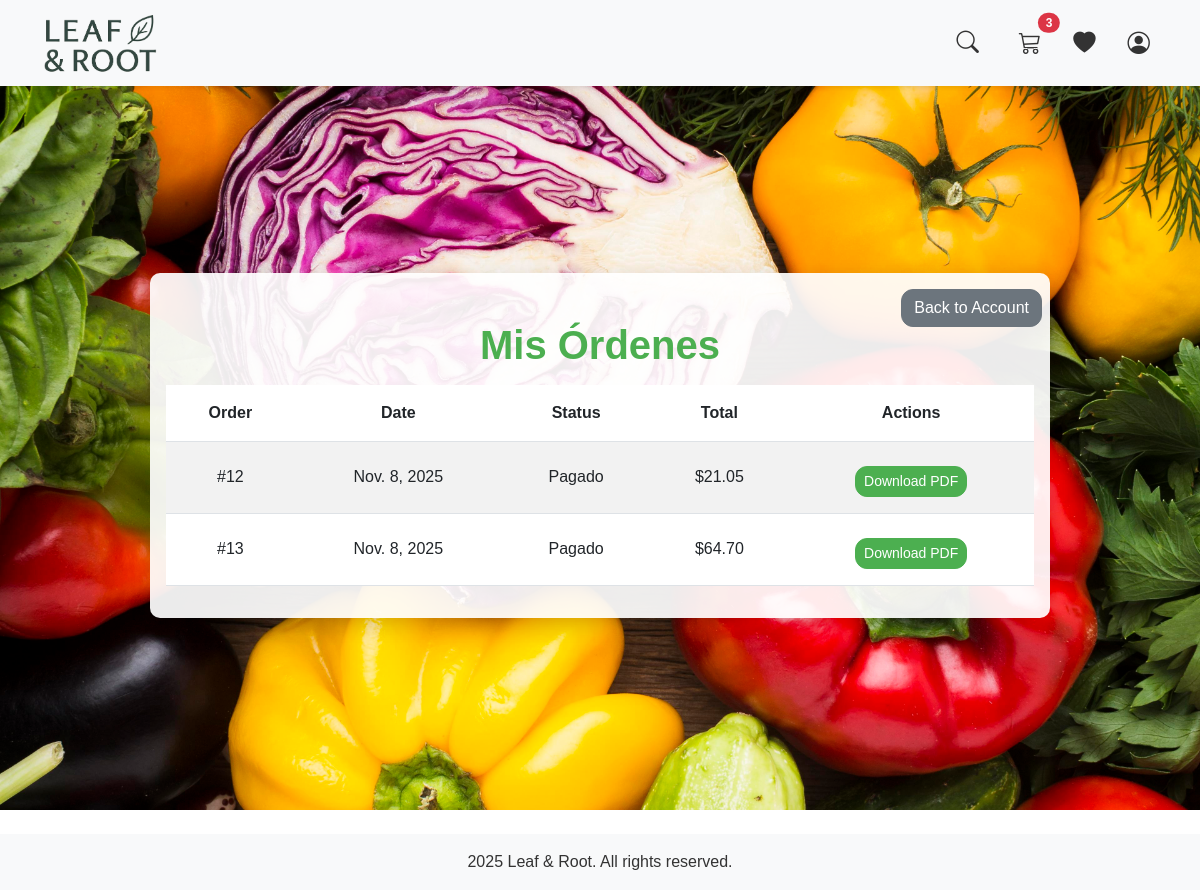
Before: /orders/my-orders/ (signed in) with the older database file.
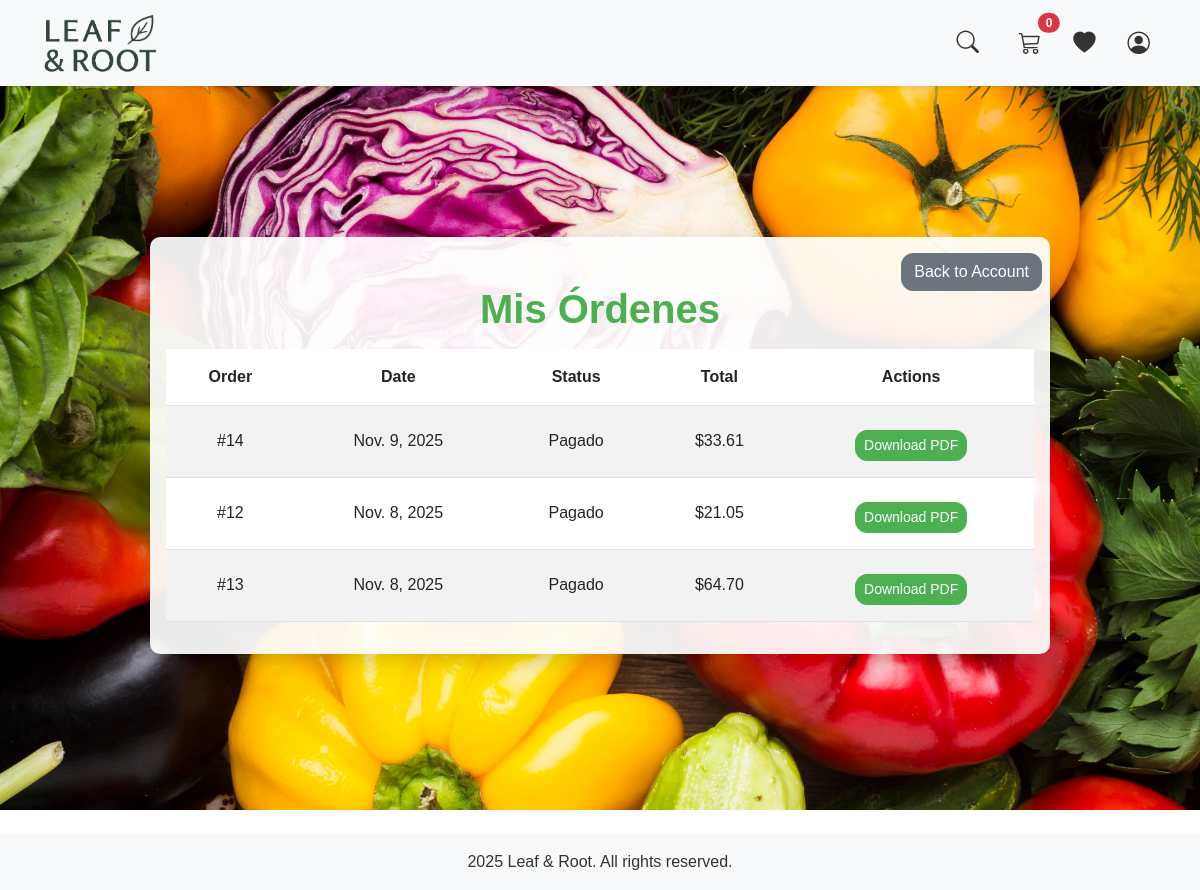
After: the same page with the newer database file.
### users/models.py (models this page shows, shortened)
class Customer(models.Model):
    id_customer = models.AutoField(primary_key=True)
    user = models.OneToOneField(User, on_delete=models.CASCADE, null=True, blank=True)
    name = models.CharField(max_length=200)
    email = models.EmailField(unique=True)
    address = models.CharField(max_length=255)
    phone = models.CharField(max_length=20)
    class Meta:
        verbose_name = "Cliente"
        verbose_name_plural = "Clientes"

### carrito/models.py (models this page shows, shortened)
class Cart(models.Model):
    id_cart = models.AutoField(primary_key=True)
    customer = models.OneToOneField(Customer, on_delete=models.CASCADE)
    def total_items(self):
        return self.items.aggregate(total=models.Sum('quantity'))['total'] or 0 # type: ignore

### ordenes/models.py (models this page shows, shortened)
class Order(models.Model):
    STATUS_CHOICES = [
        ("Pendiente", "Pendiente"),
        ("Pagado", "Pagado"),
        ("Cancelada", "Cancelada"),
    ]
    id_order = models.AutoField(primary_key=True)
    order_date = models.DateField(auto_now_add=True)
    status = models.CharField(max_length=50, choices=STATUS_CHOICES, default="Pendiente")
    cart = models.ForeignKey(Cart, on_delete=models.CASCADE, related_name="orders")
    customer = models.ForeignKey(Customer, on_delete=models.CASCADE)
    class Meta:
        verbose_name = "Orden"
        verbose_name_plural = "Órdenes"

### ordenes/views.py (the view)
# urls.py: path("my-orders/", views.my_orders, name="my_orders"),
@login_required
def my_orders(request):
    customer = get_object_or_404(Customer, user=request.user)
    orders_queryset = Order.objects.filter(customer=customer).order_by('-order_date')
    orders_with_totals = []
    for order in orders_queryset:
        id = order.id_order
        date = order.order_date
        estados = order.status
        items = order.items.all() # type: ignore
        total = sum([item.get_subtotal() for item in items])
        orders_with_totals.append({
            "order": order,
            "items": items,
            "total": total,
        })
    return render(request, "ordenes/my_orders.html", {
        "orders": orders_with_totals
    })

### ordenes/models.py (called while the page is built)
    def get_subtotal(self):
        return self.quantity * self.price

### ordenes/templates/ordenes/my_orders.html (shortened to what this page needs)
{% extends "base.html" %}
{% block content %}
{% load static %}
<link rel="stylesheet" href="{% static 'users/css/auth.css' %}">
<link rel="stylesheet" href="{% static 'store/css/base.css' %}">
<div class="auth-bg account-bg">
  <div class="auth-card">
    <a href="{% url 'account_home' %}" class="btn btn-secondary back-btn">Back to Account</a>
    <h1 class="auth-title">Mis Órdenes</h1>
    {% if orders %}
        <table class="table table-striped">
            <thead>
                <tr>
                    <th>Order</th>
                    <th>Date</th>
                    <th>Status</th>
                    <th>Total</th>
                    <th>Actions</th>
                </tr>
            </thead>
            <tbody>
                {% for order_data in orders %}
                <tr>
                    <td>#{{ order_data.order.id_order }}</td>
                    <td>{{ order_data.order.order_date }}</td>
                    <td>{{ order_data.order.status }}</td>
                    <td>${{ order_data.total }}</td>
                    <td>
                        <a href="{% url 'generate_invoice_pdf' order_data.order.id_order %}" class="btn btn-sm btn-primary" target="_blank">Download PDF</a>
                    </td>
                </tr>
                {% endfor %}
            </tbody>
        </table>
    {% else %}
        <p>You have no orders yet.</p>
    {% endif %}
  </div>
</div>
{% endblock %}

### store/templates/base.html (shortened to what this page needs)
<!DOCTYPE html>
{% load static %}
{% load custom_tags %}
<html lang="es">
<head>
    <link rel="stylesheet" href="https://cdn.jsdelivr.net/npm/bootstrap@5.3.0/dist/css/bootstrap.min.css">
    <link rel="stylesheet" href="https://cdn.jsdelivr.net/npm/bootstrap-icons@1.10.5/font/bootstrap-icons.css">
    <link rel="stylesheet" href="{% static 'store/css/base.css' %}">
    <link rel="stylesheet" href="{% static 'carrito/css/cart.css' %}">
</head>
<body>
    <nav class="navbar navbar-expand-lg navbar-light bg-light fixed-top shadow-sm">
        <div class="container">
            <a class="navbar-brand" href="{% url 'home' %}">
                <img src="{% static 'store/images/logo.png' %}" alt="Leaf & Root" height="60" style="margin-top: 0.01rem; margin-bottom: 0.01rem;">
            </a>
        <div class="collapse navbar-collapse" id="navbarNav">
            <ul class="navbar-nav ms-auto">
                        <li class="nav-item me-3">
                        <button id="searchToggle" class="btn p-0 border-0 bg-transparent d-flex align-items-center justify-content-center" style="height: 40px;">
                            <i class="bi bi-search navbar-icon"></i>
                        </button>
                        </li>
                {% if user.is_authenticated %}
                    {% if not user.is_staff and not user.is_superuser %}
                        <li class="nav-item">
                            <a class="nav-link position-relative" href="{% url 'cart_detail' %}">
                                <i class="bi bi-cart3 navbar-icon"></i>
                                <span id="cartCounter"
                                    class="position-absolute top-0 start-100 translate-middle badge rounded-pill bg-danger">
                                    {{ user.customer.cart.total_items|default:"0" }}
                                </span>
                            </a>
                        </li>
                        <li class="nav-item ms-3">
                            <a class="nav-link position-relative" href="{% url 'wishlist' %}">
                                <i class="bi bi-heart-fill navbar-icon"></i>
                            </a>
                        </li>
                    {% endif %}
                    <li class="nav-item ms-3">
                        <a class="nav-link position-relative" href="{% url 'account_home' %}">
                            <i class="bi bi-person-circle navbar-icon"></i>
                        </a>
                    </li>
                {% endif %}
            </ul>
        </div>
    </div>
    </nav>
    <main id="main" class="container mt-4">
        {% block content %}{% endblock %}
    </main>
    <div class="toast-container position-fixed bottom-0 end-0 p-3" style="z-index: 1080;">
    </div>
</body>
<footer class="mt-4 footer">
    <div class="bg-light text-center py-3 mt-4">
        <p class="mb-0"> 2025 Leaf & Root. All rights reserved.</p>
    </div>
</footer>
</html>

### store/static/store/css/base.css (style rules this page uses)
.navbar-icon { font-size: 1.4rem; color: #333; vertical-align: middle; line-height: 1; transition: color 0.2s, transform 0.2s; cursor: pointer; display: inline-block; }
body { font-family: 'Arial', sans-serif; color: #333; padding-top: 80px; }
button, .btn { border-radius: 12px; transition: background-color 0.3s ease, transform 0.2s ease; }
.btn-primary { background-color: #4CAF50; border-color: #4CAF50; color: white; }

### users/static/users/css/auth.css (style rules this page uses)
:root { --header-height: 70px; }
.auth-title { text-align: center; margin-top: 2rem; margin-bottom: 1rem; font-weight: 600; color: #4caf50; }
.auth-bg { min-height: calc(100vh - var(--header-height)); min-height: calc(100svh - var(--header-height)); display: flex; align-items: center; justify-content: center; background-image: url("../images/logback.jpg"); background-size: cover; background-position: center; background-repeat: no-repeat; }
.auth-card { text-align: center; width: 100%; max-width: 440px; background: rgba(255,255,255,0.92); border-radius: 10px; padding: 1rem; box-shadow: 0 6px 20px rgba(0,0,0,0.15); margin: 1rem; }
.auth-card .btn { margin-top: 0.5rem; }
.container > .auth-bg { width: 100vw; position: relative; left: 50%; right: 50%; margin-left: -50vw; margin-right: -50vw; }
.container.mt-4 > .auth-bg { margin-top: -1.5rem; }

### ordenes/templates/ordenes/my_orders.html (style rules this page uses)
.auth-card { position: relative; max-width: 900px; width: 100%; }
.auth-card .back-btn { position: absolute; top: 0.5rem; right: 0.5rem; }
.table th, .table td { text-align: center; vertical-align: middle; padding: 1rem; }

Changed rows visible on the page:
added Order: order.id_order "14", order.order_date "Nov. 9, 2025", order.status "Pagado", total "33.61"
Other visible differences:
{{ user.customer.cart.total_items|default:"0" }}: "3" → "0"
